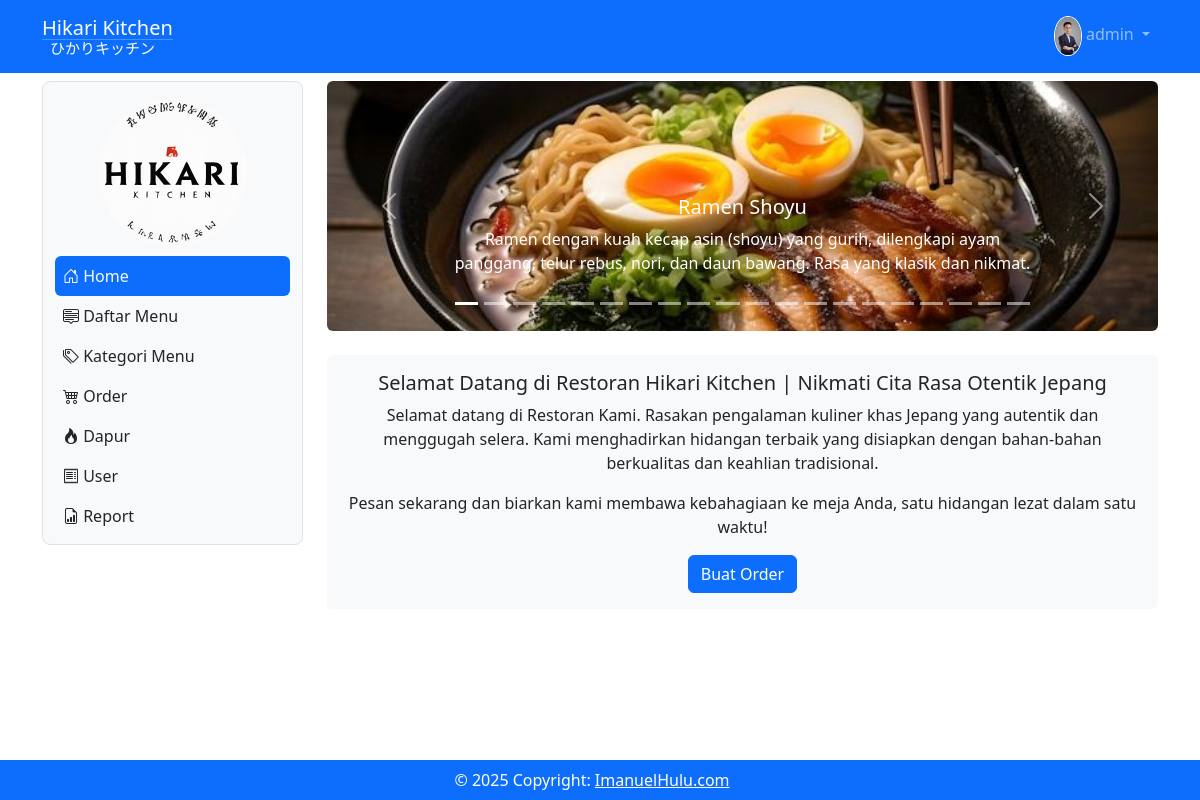
Screenshot of /home (signed in) with the database file from the repository.
### tables this page shows
CREATE TABLE `tbl_user` (
  `id` int(11) NOT NULL,
  `nama` varchar(200) NOT NULL,
  `username` varchar(200) NOT NULL,
  `level` int(1) NOT NULL,
  `nohp` varchar(15) NOT NULL,
  `alamat` varchar(200) NOT NULL,
  `password` varchar(200) NOT NULL,
  `gambar` varchar(200) NOT NULL
);

CREATE TABLE `tbl_daftar_menu` (
  `id_menu` int(11) NOT NULL,
  `gambar_menu` varchar(200) NOT NULL,
  `nama_menu` varchar(200) NOT NULL,
  `keterangan` varchar(200) NOT NULL,
  `id_kategori` int(11) NOT NULL,
  `harga` decimal(10,2) NOT NULL
);

### home.php (the view, shortened to what this page needs)
<?php
include 'proses/connect.php';
$query = "SELECT * FROM tbl_daftar_menu ";
$result = mysqli_query($conn, $query);
$daftar_menu = [];
while ($menu = mysqli_fetch_assoc($result)) {
    $daftar_menu[] = $menu;
}
?>
<div class="col-lg-9 mt-2">
    <div id="carouselExampleCaptions" class="carousel slide" data-bs-ride="carousel">
        <div class="carousel-indicators">
            <?php
            $slide = 0;
            $firstSlideButton = true;
            foreach ($daftar_menu as $dataTombol) {
                ($firstSlideButton) ? $aktif = 'active' : $aktif = '';
                $firstSlideButton = false;
                ?>
                <button type="button" data-bs-target="#carouselExampleCaptions" data-bs-slide-to="<?php echo $slide ?>"
                    class="<?php echo $aktif ?>" aria-current="true" aria-label="Slide <?php echo $slide + 1 ?>"></button>
                <?php $slide++; ?>
            <?php } ?>
        </div>
        <div class="carousel-inner rounded">
            <?php
            $firstSlide = true;
            foreach ($daftar_menu as $menu) {
                ($firstSlide) ? $aktif = 'active' : $aktif = '';
                $firstSlide = false;
                ?>
                <div class="carousel-item <?php echo $aktif ?>">
                    <img src="assets/img/menu/<?php echo $menu['gambar_menu'] ?>" class="img-fluid" alt="..."
                        style="height: 250px; width: 1000px; object-fit: cover;">
                    <div class="carousel-caption d-none d-md-block">
                        <h5><?php echo $menu['nama_menu'] ?></h5>
                        <p><?php echo $menu['keterangan'] ?></p>
                    </div>
                </div>
            <?php } ?>
        </div>
        <button class="carousel-control-prev" type="button" data-bs-target="#carouselExampleCaptions"
            data-bs-slide="prev">
            <span class="carousel-control-prev-icon" aria-hidden="true"></span>
        </button>
        <button class="carousel-control-next" type="button" data-bs-target="#carouselExampleCaptions"
            data-bs-slide="next">
            <span class="carousel-control-next-icon" aria-hidden="true"></span>
        </button>
    </div>
    <div class="card mt-4 border-0 bg-light">
        <div class="card-body text-center">
            <h5 class="card-title">Selamat Datang di Restoran Hikari Kitchen | Nikmati Cita Rasa Otentik Jepang</h5>
            <p class="card-text">Selamat datang di Restoran Kami. Rasakan pengalaman kuliner khas Jepang yang autentik
                dan menggugah selera. Kami menghadirkan
                hidangan terbaik yang disiapkan dengan bahan-bahan berkualitas dan keahlian tradisional.</p>
            <p class="card-text">Pesan sekarang dan biarkan kami membawa kebahagiaan ke meja Anda, satu hidangan lezat
                dalam satu waktu!</p>
            <a href="order" class="btn btn-primary">Buat Order</a>
        </div>
    </div>
</div>

### navbar.php (shortened to what this page needs)
<?php
include('proses/connect.php');
$query = mysqli_query($conn, "SELECT * FROM tbl_user");
?>
<nav class="navbar navbar-expand navbar-dark bg-primary sticky-top">
    <div class="container-lg">
        <a class="navbar-brand d-flex" href=".">
            <div class="">
                <p class="">Hikari Kitchen</p>
                <hr class="" style="margin-top: -20px;">
                <p class="text-align ms-2" style="margin-top: -19px; margin-bottom:0px; font-size:15px;">ひかりキッチン</p>
            </div>
        </a>
        <div class="collapse navbar-collapse justify-content-end" id="navbarNavDropdown">
            <ul class="navbar-nav">
                <li class="nav-item dropdown d-flex">
                    <a class="nav-link dropdown-toggle" href="#" role="button" data-bs-toggle="dropdown"
                        aria-expanded="false">
                        <div class="d-inline-block">
                            <img src="assets/img/user/<?php echo $result['gambar']; ?>" alt="" width="100%"
                                height="40px" style="border-radius: 50%; border: 1px solid #FFF">
                        </div>
                        <?php echo $result['nama']; ?>
                    </a>
                </li>
            </ul>
        </div>
    </div>
</nav>

### rows the page displays
tbl_user: gambar (picture), nama "admin"
tbl_daftar_menu: gambar_menu (picture), nama_menu "Ramen Shoyu", keterangan "Ramen dengan kuah kecap asin (shoyu) yang gurih, dilengkapi ayam panggang, telur rebus, nori, dan daun bawang. Rasa yang klasik dan nikmat."
